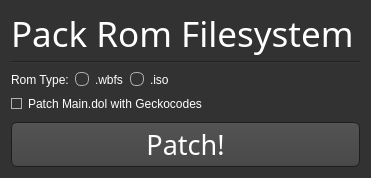
<?xml version="1.0" encoding="UTF-8"?>
<ui version="4.0">
 <class>Packrom</class>
 <widget class="QDialog" name="Packrom">
  <property name="windowModality">
   <enum>Qt::ApplicationModal</enum>
  </property>
  <property name="geometry">
   <rect>
    <x>0</x>
    <y>0</y>
    <width>371</width>
    <height>178</height>
   </rect>
  </property>
  <property name="windowTitle">
   <string>Pack Rom Filesystem</string>
  </property>
  <property name="styleSheet">
   <string notr="true">QToolTip
{
     border: 1px solid black;
     background-color: #ffa02f;
     padding: 1px;
     border-radius: 3px;
     opacity: 100;
}

QWidget
{
    color: white;
    background-color: #323232;
}

QWidget:item:hover
{
    background-color: QLinearGradient( x1: 0, y1: 0, x2: 0, y2: 1, stop: 0 #ffa02f, stop: 1 #ca0619);
    color: #000000;
}

QWidget:item:selected
{
    background-color: QLinearGradient( x1: 0, y1: 0, x2: 0, y2: 1, stop: 0 #ffa02f, stop: 1 #d7801a);
}

QMenuBar
{
	background: #242424;
}

QMenuBar::item
{
    background: transparent;
}

QMenuBar::item:selected
{
    background: transparent;
    border: 1px solid #ffaa00;
}

QMenuBar::item:pressed
{
    background: #444;
    border: 1px solid #000;
    background-color: QLinearGradient(
        x1:0, y1:0,
        x2:0, y2:1,
        stop:1 #212121,
        stop:0.4 #343434/*,
        stop:0.2 #343434,
        stop:0.1 #ffaa00*/
    );
    margin-bottom:-1px;
    padding-bottom:1px;
}

QMenu
{
    border: 1px solid #000;
}

QMenu::item
{
    padding: 2px 20px 2px 20px;
}

QMenu::item:selected
{
    color: #000000;
}

QWidget:disabled
{
    color: #404040;
    background-color: #323232;
}

QLineEdit
{
    background-color: QLinearGradient( x1: 0, y1: 0, x2: 0, y2: 1, stop: 0 #4d4d4d, stop: 0 #646464, stop: 1 #5d5d5d);
    padding: 1px;
    border-style: solid;
    border: 1px solid #1e1e1e;
    border-radius: 5;
}

QSpinBox
{
    background-color: QLinearGradient( x1: 0, y1: 0, x2: 0, y2: 1, stop: 0 #4d4d4d, stop: 0 #646464, stop: 1 #5d5d5d);
    padding: 1px;
    border-style: solid;
    border: 1px solid #1e1e1e;
    border-radius: 5;
}

QPushButton
{
    color: white;
    background-color: QLinearGradient( x1: 0, y1: 0, x2: 0, y2: 1, stop: 0 #565656, stop: 0.1 #525252, stop: 0.5 #4e4e4e, stop: 0.9 #4a4a4a, stop: 1 #464646);
    border-width: 1px;
    border-color: #1e1e1e;
    border-style: solid;
    border-radius: 6;
    padding: 3px;
    padding-left: 5px;
    padding-right: 5px;
}

QPushButton:pressed
{
    background-color: QLinearGradient( x1: 0, y1: 0, x2: 0, y2: 1, stop: 0 #2d2d2d, stop: 0.1 #2b2b2b, stop: 0.5 #292929, stop: 0.9 #282828, stop: 1 #252525);
}

QComboBox
{
    selection-background-color: #ffaa00;
    background-color: QLinearGradient( x1: 0, y1: 0, x2: 0, y2: 1, stop: 0 #565656, stop: 0.1 #525252, stop: 0.5 #4e4e4e, stop: 0.9 #4a4a4a, stop: 1 #464646);
    border-style: solid;
    border: 1px solid #1e1e1e;
    border-radius: 5;
	padding-left: 4px;
}

QComboBox:hover,QPushButton:hover
{
    border: 2px solid QLinearGradient( x1: 0, y1: 0, x2: 0, y2: 1, stop: 0 #ffa02f, stop: 1 #d7801a);
}


QComboBox:on
{
    background-color: QLinearGradient( x1: 0, y1: 0, x2: 0, y2: 1, stop: 0 #2d2d2d, stop: 0.1 #2b2b2b, stop: 0.5 #292929, stop: 0.9 #282828, stop: 1 #252525);
    selection-background-color: #ffaa00;
}

QComboBox QAbstractItemView
{
    border: 2px solid darkgray;
    selection-background-color: QLinearGradient( x1: 0, y1: 0, x2: 0, y2: 1, stop: 0 #ffa02f, stop: 1 #d7801a);
}

QComboBox::drop-down
{
     subcontrol-origin: padding;
     subcontrol-position: top right;
     width: 15px;

     border-left-width: 0px;
     border-left-color: darkgray;
     border-left-style: solid; /* just a single line */
     border-top-right-radius: 3px; /* same radius as the QComboBox */
     border-bottom-right-radius: 3px;
 }

QComboBox::down-arrow
{
     image: url(:images/images/down_arrow.png);
}

QGroupBox:focus
{
border: 2px solid QLinearGradient( x1: 0, y1: 0, x2: 0, y2: 1, stop: 0 #ffa02f, stop: 1 #d7801a);
}

QTextEdit:focus
{
    border: 2px solid QLinearGradient( x1: 0, y1: 0, x2: 0, y2: 1, stop: 0 #ffa02f, stop: 1 #d7801a);
}

QScrollBar:horizontal {
     border: 1px solid #222222;
     background: QLinearGradient( x1: 0, y1: 0, x2: 0, y2: 1, stop: 0.0 #121212, stop: 0.2 #282828, stop: 1 #484848);
     height: 7px;
     margin: 0px 16px 0 16px;
}

QScrollBar::handle:horizontal
{
      background: QLinearGradient( x1: 0, y1: 0, x2: 1, y2: 0, stop: 0 #ffa02f, stop: 0.5 #d7801a, stop: 1 #ffa02f);
      min-height: 20px;
      border-radius: 2px;
}

QScrollBar::add-line:horizontal {
      border: 1px solid #1b1b19;
      border-radius: 2px;
      background: QLinearGradient( x1: 0, y1: 0, x2: 1, y2: 0, stop: 0 #ffa02f, stop: 1 #d7801a);
      width: 14px;
      subcontrol-position: right;
      subcontrol-origin: margin;
}

QScrollBar::sub-line:horizontal {
      border: 1px solid #1b1b19;
      border-radius: 2px;
      background: QLinearGradient( x1: 0, y1: 0, x2: 1, y2: 0, stop: 0 #ffa02f, stop: 1 #d7801a);
      width: 14px;
     subcontrol-position: left;
     subcontrol-origin: margin;
}

QAbstractItemView
{
    background-color: #121212;
}

QScrollBar::right-arrow:horizontal, QScrollBar::left-arrow:horizontal
{
      border: 1px solid black;
      width: 1px;
      height: 1px;
      background: white;
}

QScrollBar::add-page:horizontal, QScrollBar::sub-page:horizontal
{
      background: none;
}

QScrollBar:vertical
{
      background: QLinearGradient( x1: 0, y1: 0, x2: 1, y2: 0, stop: 0.0 #121212, stop: 0.2 #282828, stop: 1 #484848);
      width: 7px;
      margin: 16px 0 16px 0;
      border: 1px solid #222222;
}

QScrollBar::handle:vertical
{
      background: QLinearGradient( x1: 0, y1: 0, x2: 0, y2: 1, stop: 0 #ffa02f, stop: 0.5 #d7801a, stop: 1 #ffa02f);
      min-height: 20px;
      border-radius: 2px;
}

QScrollBar::add-line:vertical
{
      border: 1px solid #1b1b19;
      border-radius: 2px;
      background: QLinearGradient( x1: 0, y1: 0, x2: 0, y2: 1, stop: 0 #ffa02f, stop: 1 #d7801a);
      height: 14px;
      subcontrol-position: bottom;
      subcontrol-origin: margin;
}

QScrollBar::sub-line:vertical
{
      border: 1px solid #1b1b19;
      border-radius: 2px;
      background: QLinearGradient( x1: 0, y1: 0, x2: 0, y2: 1, stop: 0 #d7801a, stop: 1 #ffa02f);
      height: 14px;
      subcontrol-position: top;
      subcontrol-origin: margin;
}

QScrollBar::up-arrow:vertical, QScrollBar::down-arrow:vertical
{
      border: 1px solid black;
      width: 1px;
      height: 1px;
      background: white;
}


QScrollBar::add-page:vertical, QScrollBar::sub-page:vertical
{
      background: none;
}

QTextEdit
{
    background-color: #242424;
	padding-left: 1px;
}

QPlainTextEdit
{
    background-color: #242424;
}

QHeaderView::section
{
    background-color: QLinearGradient(x1:0, y1:0, x2:0, y2:1, stop:0 #616161, stop: 0.5 #505050, stop: 0.6 #434343, stop:1 #656565);
    color: white;
    padding-left: 4px;
    border: 1px solid #6c6c6c;
}

QCheckBox:disabled
{
color: #414141;
}

QDockWidget::title
{
    text-align: center;
    spacing: 3px; /* spacing between items in the tool bar */
    background-color: QLinearGradient(x1:0, y1:0, x2:0, y2:1, stop:0 #323232, stop: 0.5 #242424, stop:1 #323232);
}

QDockWidget::close-button, QDockWidget::float-button
{
    text-align: center;
    spacing: 1px; /* spacing between items in the tool bar */
    background-color: QLinearGradient(x1:0, y1:0, x2:0, y2:1, stop:0 #323232, stop: 0.5 #242424, stop:1 #323232);
}

QDockWidget::close-button:hover, QDockWidget::float-button:hover
{
    background: #242424;
}

QDockWidget::close-button:pressed, QDockWidget::float-button:pressed
{
    padding: 1px -1px -1px 1px;
}

QMainWindow::separator
{
    background-color: QLinearGradient(x1:0, y1:0, x2:0, y2:1, stop:0 #161616, stop: 0.5 #151515, stop: 0.6 #212121, stop:1 #343434);
    color: white;
    padding-left: 4px;
    border: 1px solid #4c4c4c;
    spacing: 3px; /* spacing between items in the tool bar */
}

QMainWindow::separator:hover
{

    background-color: QLinearGradient(x1:0, y1:0, x2:0, y2:1, stop:0 #d7801a, stop:0.5 #b56c17 stop:1 #ffa02f);
    color: white;
    padding-left: 4px;
    border: 1px solid #6c6c6c;
    spacing: 3px; /* spacing between items in the tool bar */
}

QToolBar::handle
{
     spacing: 3px; /* spacing between items in the tool bar */
     background: url(:images/images/handle.png);
}

QMenu::separator
{
    height: 2px;
    background-color: QLinearGradient(x1:0, y1:0, x2:0, y2:1, stop:0 #161616, stop: 0.5 #151515, stop: 0.6 #212121, stop:1 #343434);
    color: white;
    padding-left: 4px;
    margin-left: 10px;
    margin-right: 5px;
}

QProgressBar
{
    border: 2px solid grey;
    border-radius: 5px;
    text-align: center;
}

QProgressBar::chunk
{
    background-color: #d7801a;
    width: 2.15px;
    margin: 0.5px;
}

QTabBar::tab {
    color: #b1b1b1;
    border: 1px solid #444;
    border-bottom-style: none;
    background-color: #323232;
    padding-left: 10px;
    padding-right: 10px;
    padding-top: 3px;
    padding-bottom: 2px;
    margin-right: -1px;
}

QTabWidget::pane {
    border: 1px solid #444;
    top: 1px;
}

QTabBar::tab:last
{
    margin-right: 0; /* the last selected tab has nothing to overlap with on the right */
    border-top-right-radius: 3px;
}

QTabBar::tab:first:!selected
{
 margin-left: 0px; /* the last selected tab has nothing to overlap with on the right */


    border-top-left-radius: 3px;
}

QTabBar::tab:!selected
{
    color: #b1b1b1;
    border-bottom-style: solid;
    margin-top: 3px;
    background-color: QLinearGradient(x1:0, y1:0, x2:0, y2:1, stop:1 #212121, stop:.4 #343434);
}

QTabBar::tab:selected
{
    border-top-left-radius: 3px;
    border-top-right-radius: 3px;
    margin-bottom: 0px;
}

QTabBar::tab:!selected:hover
{
    /*border-top: 2px solid #ffaa00;
    padding-bottom: 3px;*/
    border-top-left-radius: 3px;
    border-top-right-radius: 3px;
    background-color: QLinearGradient(x1:0, y1:0, x2:0, y2:1, stop:1 #212121, stop:0.4 #343434, stop:0.2 #343434, stop:0.1 #ffaa00);
}

QRadioButton::indicator:checked, QRadioButton::indicator:unchecked{
    color: #b1b1b1;
    background-color: #323232;
    border: 1px solid #b1b1b1;
    border-radius: 6px;
}

QRadioButton::indicator:checked
{
    background-color: qradialgradient(
        cx: 0.5, cy: 0.5,
        fx: 0.5, fy: 0.5,
        radius: 1.0,
        stop: 0.25 #ffaa00,
        stop: 0.3 #323232);
}

QRadioButton::indicator:checked:disabled
{
    background-color: qradialgradient(
        cx: 0.5, cy: 0.5,
        fx: 0.5, fy: 0.5,
        radius: 1.0,
        stop: 0.25 #323232,
        stop: 0.3 #323232);
}

QCheckBox::indicator{
    color: #b1b1b1;
    background-color: #323232;
    border: 1px solid #b1b1b1;
    width: 9px;
    height: 9px;
}

QRadioButton::indicator
{
    border-radius: 6px;
}

QRadioButton::indicator:hover, QCheckBox::indicator:hover
{
    border: 1px solid #ffaa00;
}

QCheckBox::indicator:checked
{
    image:url(:images/images/checkbox.png);
}

QCheckBox::indicator:disabled, QRadioButton::indicator:disabled
{
    border: 1px solid #444;
}</string>
  </property>
  <layout class="QVBoxLayout" name="verticalLayout">
   <item>
    <widget class="QLabel" name="Title">
     <property name="maximumSize">
      <size>
       <width>16777215</width>
       <height>44</height>
      </size>
     </property>
     <property name="font">
      <font>
       <family>Continuum Medium</family>
       <pointsize>26</pointsize>
      </font>
     </property>
     <property name="text">
      <string>Pack Rom Filesystem</string>
     </property>
    </widget>
   </item>
   <item>
    <widget class="Line" name="TitleLine">
     <property name="orientation">
      <enum>Qt::Horizontal</enum>
     </property>
    </widget>
   </item>
   <item>
    <layout class="QHBoxLayout" name="RomTypeLayout">
     <item>
      <widget class="QLabel" name="RomTypeLabel">
       <property name="text">
        <string>Rom Type:</string>
       </property>
      </widget>
     </item>
     <item>
      <widget class="QRadioButton" name="RomTypeWbfs">
       <property name="text">
        <string notr="true">.wbfs</string>
       </property>
       <property name="checked">
        <bool>true</bool>
       </property>
      </widget>
     </item>
     <item>
      <widget class="QRadioButton" name="RomTypeIso">
       <property name="text">
        <string notr="true">.iso</string>
       </property>
      </widget>
     </item>
     <item>
      <spacer name="RomTypeSpacer">
       <property name="orientation">
        <enum>Qt::Horizontal</enum>
       </property>
       <property name="sizeHint" stdset="0">
        <size>
         <width>40</width>
         <height>20</height>
        </size>
       </property>
      </spacer>
     </item>
    </layout>
   </item>
   <item>
    <widget class="QCheckBox" name="PatchMainDolCheckbox">
     <property name="text">
      <string>Patch Main.dol with Geckocodes</string>
     </property>
     <property name="checked">
      <bool>true</bool>
     </property>
    </widget>
   </item>
   <item>
    <spacer name="verticalSpacer">
     <property name="orientation">
      <enum>Qt::Vertical</enum>
     </property>
     <property name="sizeHint" stdset="0">
      <size>
       <width>20</width>
       <height>40</height>
      </size>
     </property>
    </spacer>
   </item>
   <item>
    <widget class="QPushButton" name="CreateRom">
     <property name="minimumSize">
      <size>
       <width>0</width>
       <height>45</height>
      </size>
     </property>
     <property name="font">
      <font>
       <family>Continuum Medium</family>
       <pointsize>20</pointsize>
      </font>
     </property>
     <property name="text">
      <string>Patch!</string>
     </property>
    </widget>
   </item>
  </layout>
 </widget>
 <resources>
  <include location="../resources/resources.qrc"/>
 </resources>
 <connections/>
</ui>
